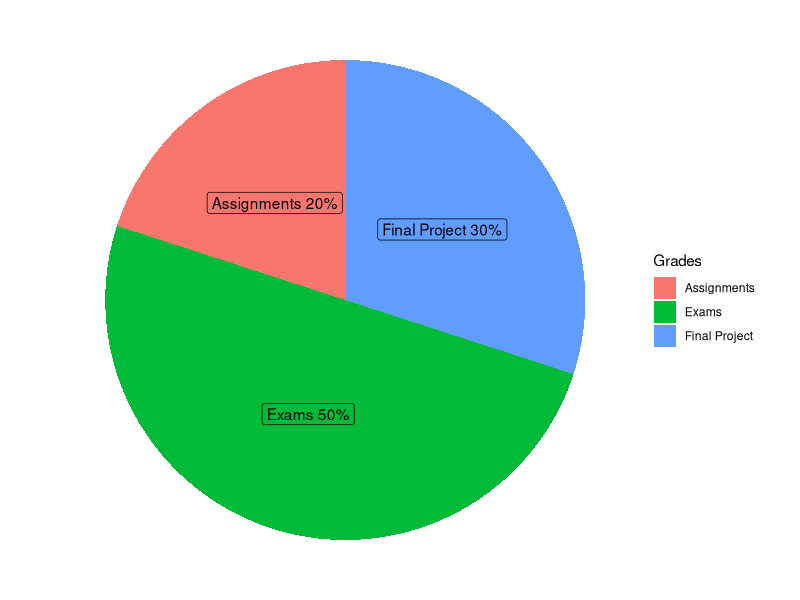
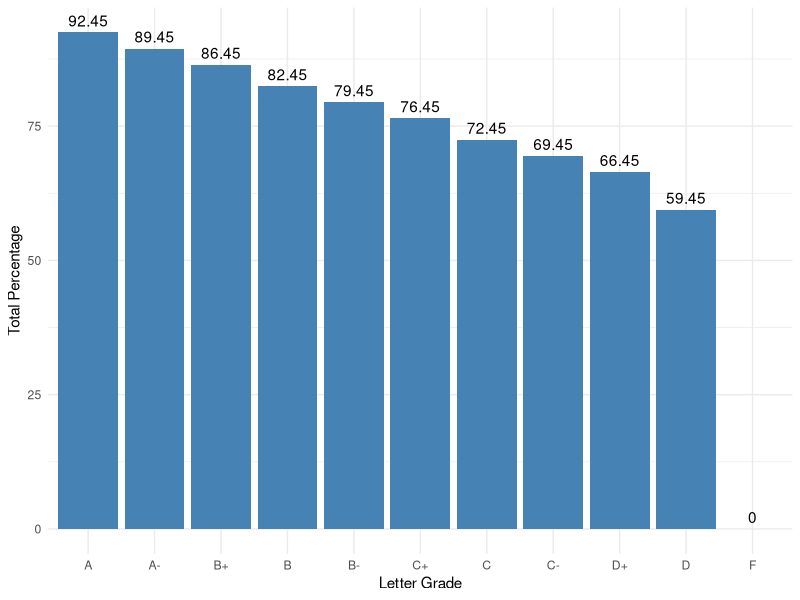

These charts were generated, in order, by the following R code:
## ---- chunk 1
knitr::opts_chunk$set(echo = FALSE, warning = FALSE, message = FALSE)
## ---- chunk 2
# install.packages("ggplot2")
library(ggplot2)
library(dplyr)
# Variables

Percentage = c(.3,.5, .2)
Grades = c('Final Project','Exams','Assignments')
label2 = paste0(Grades, " ", Percentage*100, "%")
df = data.frame(Grades = Grades, Percentage = Percentage, labels = label2)

ggplot(df, aes(x = "", y = Percentage, fill = Grades)) +
  geom_col() +
  geom_label(aes(label = labels),
             position = position_stack(vjust = 0.5),
             show.legend = FALSE) +
  labs(x='')+
  coord_polar(theta = "y")+
  theme_void()
## ---- chunk 3
library(ggplot2)
library(forcats)

# Basic barplot

Grades           = c("A","A-","B+","B","B-","C+","C","C-","D+","D", "F")
Total_Percentage = c(92.45, 89.45, 86.45, 82.45 ,79.45, 76.45, 72.45, 69.45, 66.45, 59.45, 0)
df = data.frame(Grades = Grades, Total_Percentage = Total_Percentage)


p<-ggplot(data=df, aes(x= fct_rev(fct_reorder(Grades, Total_Percentage)), y=Total_Percentage)) +
  geom_col(fill="steelblue")+
  labs(y = 'Total Percentage', x ='Letter Grade')+
  geom_text(aes(label = Total_Percentage), vjust = -0.5)+
  theme_minimal()
p

